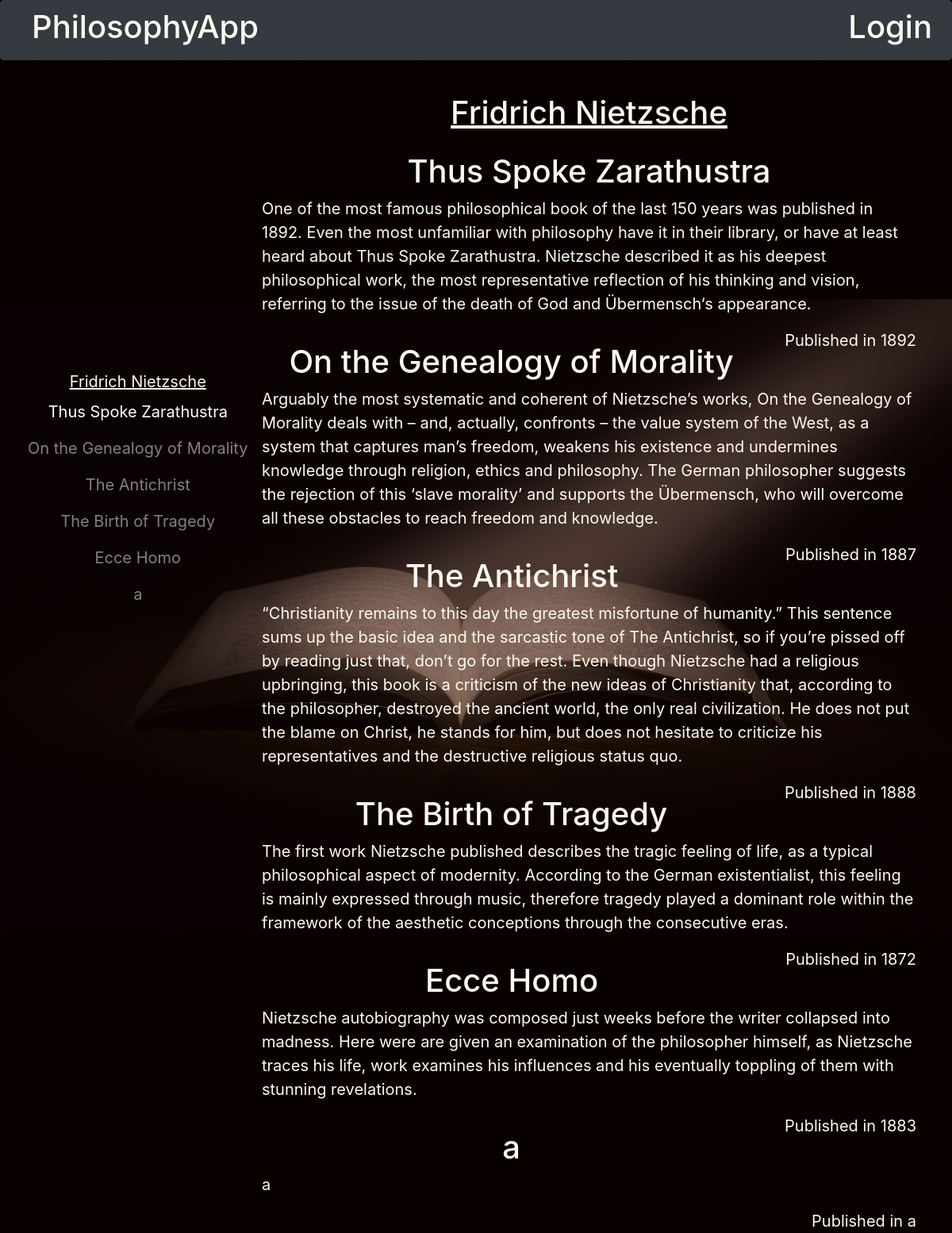
The app's page /catalog/Fridrich Nietzsche/item/ with its own data.
### setupDatabase.py (models this page shows, shortened)
class Catalog(Base):
    __tablename__ = 'catalog'
    id = Column(Integer, primary_key=True)
    catalogname = Column(String(250), nullable=False)
    user_id = Column(Integer, ForeignKey('user.id'))
    user = relationship(User)
    description = Column(String(500))
    item = relationship('Item', cascade='all, delete-orphan')

class Item(Base):
    __tablename__ = 'item'
    itemname = Column(String(80), nullable=False)
    id = Column(Integer, primary_key=True)
    description = Column(String(500))
    year = Column(String(8))
    catalogname = Column(String(80), ForeignKey('catalog.catalogname'))
    catalog = relationship(Catalog)
    user_id = Column(Integer, ForeignKey('user.id'))
    user = relationship(User)

### catalogApp.py (the view)
@app.route('/catalog/<string:catalogname>/item/')
def showItem(catalogname):
    catalog = session.query(Catalog).filter_by(catalogname=catalogname).one()
    item = session.query(Item).filter_by(catalogname=catalog.catalogname)
    return render_template(
        'item.html', item=item, catalog=catalog, catalogname=catalogname)

### templates/item.html (shortened to what this page needs)
{% extends "main.html" %}
{% block content %}
{% include "header.html" %}
<div class="container-fluid">
  <div class="row">
<nav class="col-sm-4 col-lg-3 navbar-dark" id="myScrollspy">
      <ul class="nav navbar-nav flex-column">
      	<div class="itemCatalogNameNav"><u>{{catalog.catalogname}}</u></div>
		{% for i in item %}
		<li class="nav-item">
			<a class="nav-link active" href='#{{i.itemname}}'>{{i.itemname}}</a>
    	</li>
    	{% endfor %}
    </ul>
    </nav>
<div class="col-sm-8 col-lg-9 wrap">
	<h1 class="itemCatalogName title"><u>{{catalog.catalogname}}</u></h1>
	{% for i in item %}
	<div id = '{{i.itemname}}'>
		<h1 class="title collapsible">{{i.itemname}}</h1>
		<div class="content">
	<p>{{i.description}}</p>
	<div class="float-right">Published in {{i.year}}</div>
</div>
</div>
	{% endfor %}
</div>
{% endblock %}

### templates/main.html (shortened to what this page needs)
<!DOCTYPE html>
<html lang="en">
<head>
  <link rel="stylesheet" href="https://cdnjs.cloudflare.com/ajax/libs/font-awesome/4.7.0/css/font-awesome.min.css">
  <link rel = "stylesheet"
   href = "https://maxcdn.bootstrapcdn.com/bootstrap/4.0.0/css/bootstrap.min.css"
>
  <link rel=stylesheet type=text/css href="{{ url_for('static', filename='css/styles.css') }}">
</head>
<body data-spy="scroll" data-target="#myScrollspy" data-offset="200">
  <span class="backImg"></span>
		{% block content %}
		{% endblock %}
</body>
</html>

### templates/header.html
<header class="jumbotron bg-dark text-center row header">
  <h1 class="col-2 logo"><a href="{{url_for('showCatalog')}}">PhilosophyApp</a></h1>
        <h1 class="col-10 text-right">
        {%if 'username' not in session %}
	<a href="{{url_for('showLogin')}}">Login </a>
	{% else %}
	<a href="{{url_for('gdisconnect')}}">Logout </a>
	{% endif %}
    </h1>
      </header>

### static/css/styles.css (style rules this page uses)
body { position: relative; color: FloralWhite ; background-color: black; }
a { color: FloralWhite ; border: pink; }
.backImg { background: linear-gradient(rgba(16, 1, 1, 0.5), rgba(16, 1, 1, 0.5)), url('../img/book-dark-enlightenment-1029141.jpg'); background-size: 100%; background-repeat: no-repeat; background-position: center; width: 100%; height: 100%; opacity: 1; position: fixed; top: 0; left: 0; z-index: -1; }
.logo { padding-left: 30px; }
.header { position: fixed; width: 100%; z-index: 1; padding: 10px; margin-left: 0px; margin-right: 0px; }
.navbar-nav { position: fixed; top: 30%; text-align: center; }
.title { text-align: center; }
.wrap { word-wrap: break-all; margin-top: 100px; padding-left: 0px; }
.title { padding-top :18px; }
.content { padding: 0 30px; }
@media only screen and (min-width: 1200px) { body { font-size: 20px; } }
@media only screen and (min-width: 1200px) { .content { display: block; } }
@media only screen and (min-width: 1200px) { .nav { padding-left: 20px; font-size: 20px; } }

### records on screen
Catalog: catalogname "Fridrich Nietzsche"
Item: itemname "Thus Spoke Zarathustra", description "One of the most famous philosophical book of the last 150 years was published in 1892. Even the most unfamiliar with philosophy have it in their library, or have at least heard about Thus Spoke Zarathustra. Nietzsche described it as his deepest philosophical work, the most representative reflection of his thinking and vision, referring to the issue of the death of God and Übermensch‘s appearance.", year "1892"
Item: itemname "On the Genealogy of Morality", description "Arguably the most systematic and coherent of Nietzsche’s works, On the Genealogy of Morality deals with – and, actually, confronts – the value system of the West, as a system that captures man’s freedom, weakens his existence and undermines knowledge through religion, ethics and philosophy. The German philosopher suggests the rejection of this ‘slave morality’ and supports the Übermensch, who will overcome all these obstacles to reach freedom and knowledge.", year "1887"
Item: itemname "The Antichrist", description "“Christianity remains to this day the greatest misfortune of humanity.” This sentence sums up the basic idea and the sarcastic tone of The Antichrist, so if you’re pissed off by reading just that, don’t go for the rest. Even though Nietzsche had a religious upbringing, this book is a criticism of the new ideas of Christianity that, according to the philosopher, destroyed the ancient world, the only real civilization. He does not put the blame on Christ, he stands for him, but does not hesitate to criticize his representatives and the destructive religious status quo.", year "1888"
Item: itemname "The Birth of Tragedy", description "The first work Nietzsche published describes the tragic feeling of life, as a typical philosophical aspect of modernity. According to the German existentialist, this feeling is mainly expressed through music, therefore tragedy played a dominant role within the framework of the aesthetic conceptions through the consecutive eras.", year "1872"
Item: itemname "Ecce Homo", description "Nietzsche autobiography was composed just weeks before the writer collapsed into madness. Here were are given an examination of the philosopher himself, as Nietzsche traces his life, work examines his influences and his eventually toppling of them with stunning revelations.", year "1883"
Item: itemname "a", description "a", year "a"
